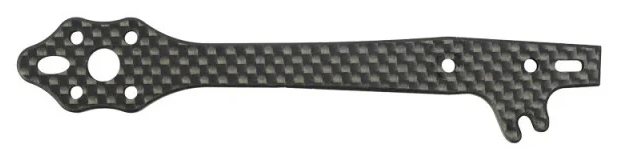
#> input picture old_stuff/demo1.jpg, 635 x 164 px, found by its file name
$ jupyter execute activecontour_function_single.ipynb
#> lines starting #> are read from the running program, lines starting #| are printed output that depends on the picture; after the words box and inside, x2 and y2 are one past the last pixel; in counts of white or black regions, pixels touching at a corner belong together
[cell 1]
import imageio as iio
import math

from skimage import filters
from skimage.color import rgb2gray  # only needed for incorrectly saved images
from skimage.measure import regionprops
from skimage.morphology import convex_hull_image
from skimage import data, img_as_float
from skimage.util import invert
from skimage import feature
from skimage import data
from skimage.filters import gaussian
from skimage.segmentation import active_contour


from scipy import ndimage
import matplotlib.pyplot as plt
from PIL import Image
import numpy as np
import ezdxf

[cell 2]
demo_img = Image.open("old_stuff/demo1.jpg")
#> demo_img is the input picture: PIL image 635x164 RGB; mean R, G, B 199.2, 199.3, 198

def polyimg_to_dxf_spline(img, msp, s_foreground_thresh=160, alpha=0.05, beta=15, gamma=0.035, gaussian_sigma=3, preview=False):
#> called with s_foreground_thresh = 160, alpha = 0.05, beta = 15, gamma = 0.035, gaussian_sigma = 3, preview = True
    im_gray = np.array(img.convert('L'))
    im_bool = im_gray < s_foreground_thresh
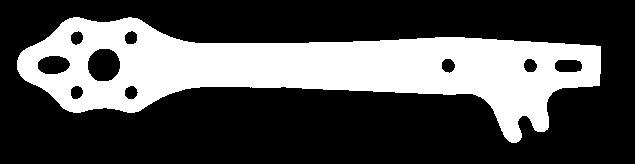
#> im_bool: shape (164, 635) bool; 31.2% white; 1 white region, box (x1, y1, x2, y2) and area: (17, 17, 601, 143) 32465
    im_bin255 = im_bool * 255
    im_bin = im_bool * 1.
    im_gray_thresh = im_gray.copy()
    im_gray_thresh[im_gray_thresh < s_foreground_thresh] = 0
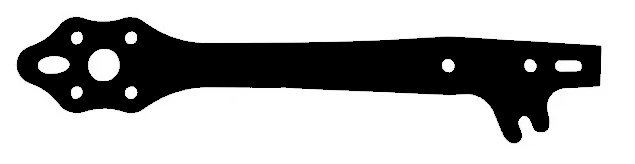
#> im_gray_thresh: shape (164, 635); min 0, max 255, mean 174.8

    cent_pt = ndimage.measurements.center_of_mass(im_bin)
#> cent_pt = (68.22, 309.5)
    convimg = convex_hull_image(im_bin)
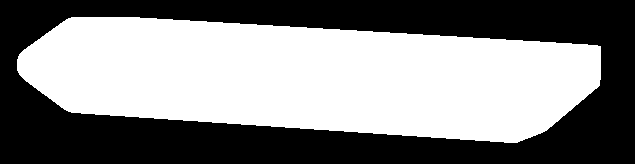
#> convimg: shape (164, 635) bool; 52.4% white; 1 black region, box (x1, y1, x2, y2) and area: (0, 0, 635, 164) 49549
    edges = feature.canny(convimg, sigma=gaussian_sigma)
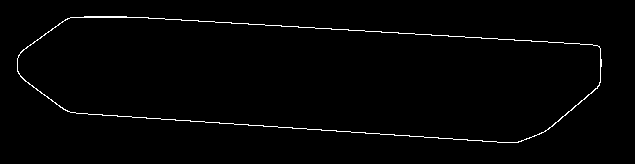
#> edges: shape (164, 635) bool; 1.3% white in thin lines or dots, all inside (x1, y1, x2, y2) = (17, 16, 602, 143)

    indices = np.where(edges == [1])
#> indices = 1402 positions, rows 16 to 142, columns 17 to 601
    coordinates = [list(a) for a in zip(indices[0], indices[1])]
#> coordinates = 1402 pairs, first value 16 to 142, second value 17 to 601
    coordinates.sort(key=lambda p: math.atan2(p[1]-cent_pt[1],p[0]-cent_pt[0]))

    init = np.array([[x[0] for x in coordinates], [x[1] for x in coordinates]]).T
#> init has the same summary as coordinates

    snake = active_contour(
        gaussian(im_gray_thresh, sigma=gaussian_sigma, preserve_range=False),
        init,
        alpha=alpha,
        beta=beta,
        gamma=gamma,
    )
#> snake = 1402 pairs, first value 16.85 to 142, second value 16.55 to 600.8

    if preview:
        fig, ax = plt.subplots(figsize=(7, 7))
        ax.imshow(im_gray_thresh, cmap=plt.cm.gray)
        ax.plot(init[:, 1], init[:, 0], '--r', lw=3)
        ax.plot(snake[:, 1], snake[:, 0], '-b', lw=3)
        ax.scatter([cent_pt[1]], [cent_pt[0]])
        ax.set_xticks([]), ax.set_yticks([])
        ax.axis([0, im_gray_thresh.shape[1], im_gray_thresh.shape[0], 0])

        plt.show()
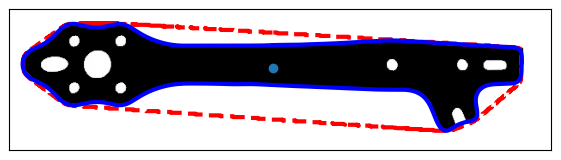
#> figure drawn by matplotlib, 1 panel

    fit_points = [(*ptt, 0) for ptt in snake] + [(*snake[0], 0)]
#> fit_points = 1403 items, first 6: (41.81, 308.9, 0), (41.86, 307.9, 0), (41.9, 307, 0), (41.94, 306, 0), (41.98, 305, 0), (42.02, 304, 0)
    spline = msp.add_spline(fit_points)

    return spline

doc = ezdxf.new("R2000")

msp = doc.modelspace()

polyimg_to_dxf_spline(demo_img, msp, preview=True)

doc.saveas("outR.dxf")

$ run again, with old_stuff/demo5.jpg copied over old_stuff/demo1.jpg
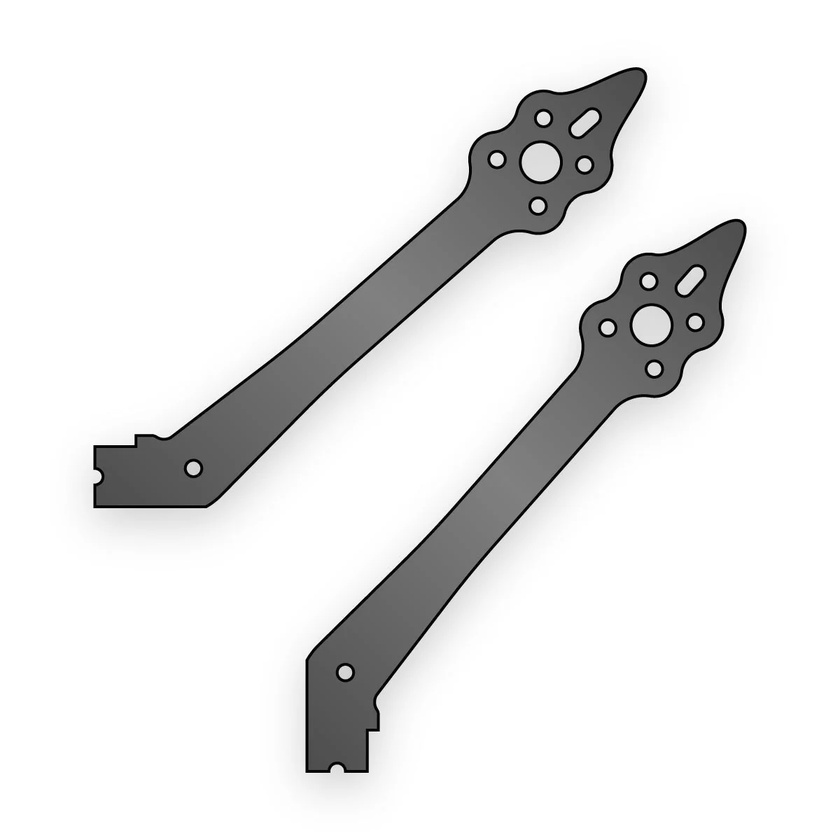
#> input picture old_stuff/demo5.jpg, 840 x 840 px, shrunk from 1200 x 1200 before the run, found by its file name
#> demo_img is the input picture: PIL image 840x840 RGB; min 0, max 255, mean 231.2
#> in polyimg_to_dxf_spline, `im_bool = im_gray < s_foreground_thresh`:
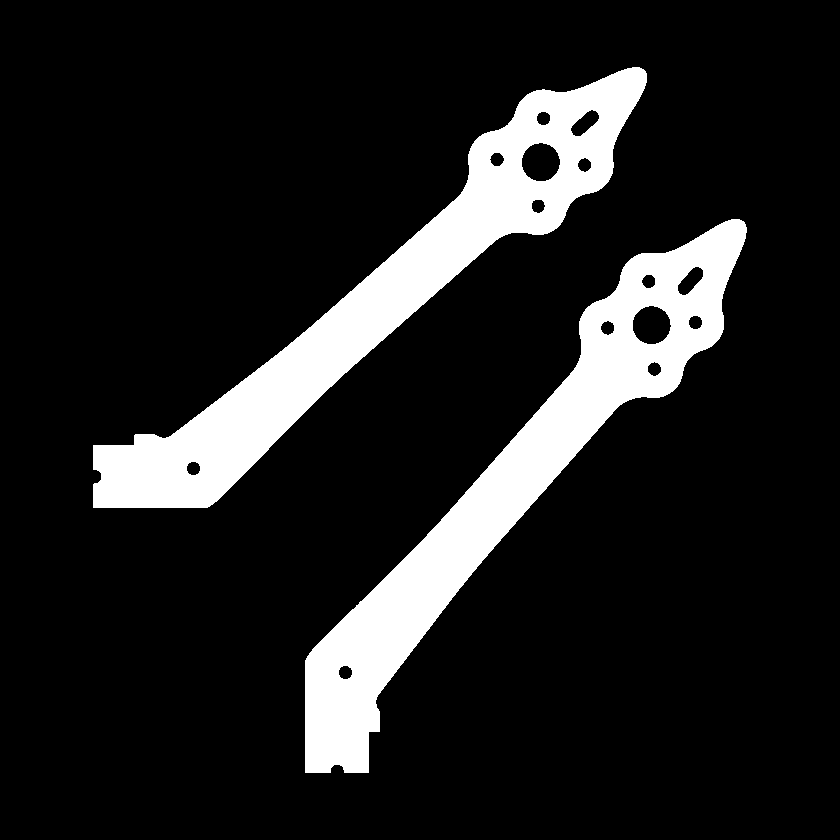
#> im_bool: shape (840, 840) bool; 13.3% white; 2 white regions, box (x1, y1, x2, y2) and area: (305, 219, 747, 773) 47012, (93, 67, 647, 508) 46905
#> im_gray_thresh: shape (840, 840); min 0, max 255, mean 218.9
#> cent_pt = (393.8, 445.5)
#> convimg: shape (840, 840) bool; 34.9% white; 1 white region, box (x1, y1, x2, y2) and area: (93, 67, 747, 773) 246502
#> edges: shape (840, 840) bool; 0.35% white in thin lines or dots, all inside (x1, y1, x2, y2) = (92, 67, 747, 774)
#> indices = 2487 positions, rows 67 to 773, columns 92 to 746
#> coordinates = 2487 pairs, first value 67 to 773, second value 92 to 746
#> init has the same summary as coordinates
#> snake = 2487 pairs, first value 66.77 to 772.8, second value 92.25 to 746.2
#> in polyimg_to_dxf_spline, `plt.show()`:
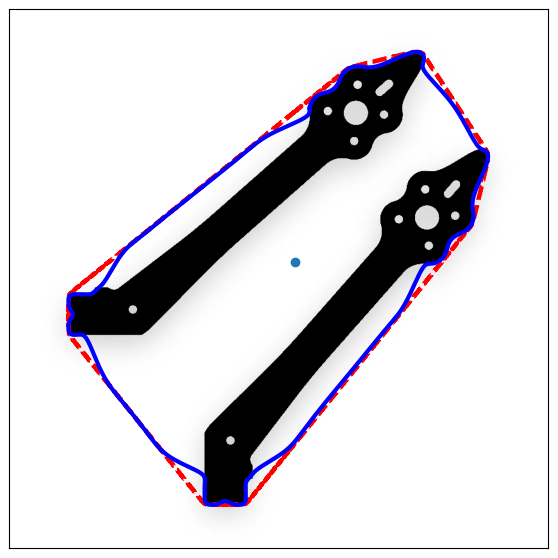
#> figure drawn by matplotlib, 1 panel
#> fit_points = 2488 items, first 6: (154.3, 468.2, 0), (154.7, 468.2, 0), (155.2, 468.1, 0), (155.7, 468.1, 0), (156.3, 468.1, 0), (156.8, 468.1, 0)
